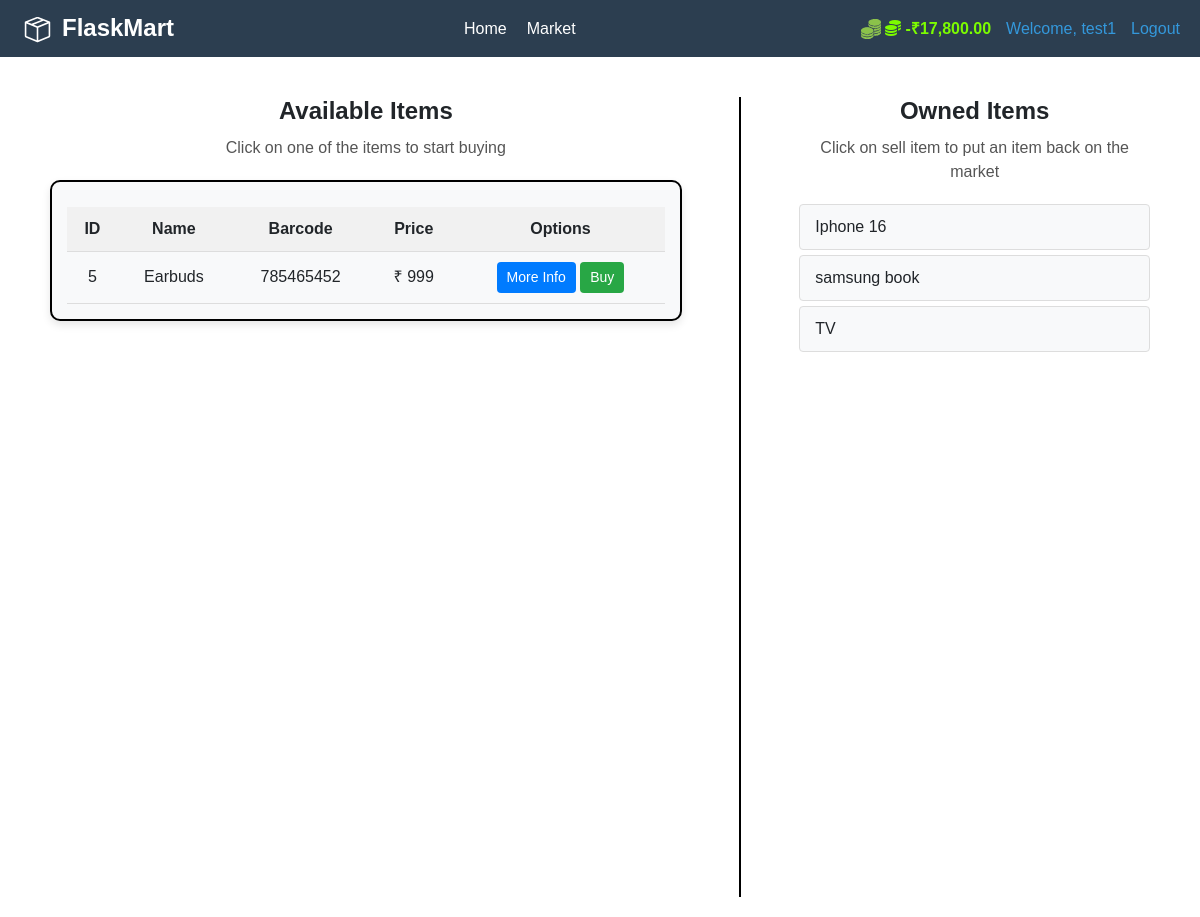
The page /market (signed in) on the database its author committed.
### market/models.py (models this page shows, shortened)
class User(db.Model,UserMixin):
    id = db.Column(db.Integer(),primary_key = True)
    username= db.Column(db.String(length = 12),nullable = False, unique = True)
    password_hash = db.Column(db.String(length = 60),nullable =False)
    email = db.Column(db.String(length = 50),nullable = False,unique = True)
    budget = db.Column(db.Integer, default = 1000)
    items = db.relationship('Item',backref='owned_user',lazy = True)
    @property
    def prettier_budget(self):
        return format_currency(self.budget,'INR', locale='en_IN',format=None)
    @property
    def password(self):
        return self.password

class Item(db.Model):
    id = db.Column(db.Integer(), primary_key = True)
    name = db.Column(db.String(length = 30), nullable = False)
    barcode = db.Column(db.String(length = 12), nullable = False, unique = True)
    price = db.Column(db.Integer(), nullable = False)
    description = db.Column(db.String(length = 1024), nullable = False)
    owner = db.Column(db.Integer(), db.ForeignKey('user.id'))

### market/routes.py (the view, shortened to what this page needs)
@app.route("/market", methods=['GET', 'POST'])
@login_required
def market_page():
    sell_form = SellItemForm()
    buy_form = BuyItemForm()
    items = Item.query.filter_by(owner=None).all()
    owned_items = Item.query.filter_by(owner=current_user.id).all()
    return render_template("market.html",items = items, buy_form= buy_form, owned_items = owned_items, sell_form = sell_form)

### market/models.py (called while the page is built)
@login_manager.user_loader
def load_user(user_id):
    return User.query.get(int(user_id))

### market/templates/market.html (shortened to what this page needs)
{% extends 'base.html' %}
{% block stylesheet %}
    <link rel="stylesheet" href="{{url_for('static',filename='css/market.css')}}">
{% endblock %}
{% block content %}
<div class="container market-container">
    <div class="row market-row">
        <div class="col-md-7 available-items-section">
            <h2 class="section-title">Available Items</h2>
            <p class="section-description">Click on one of the items to start buying</p>
            <div class="table-container">
                <table class="items-table">
                    <thead>
                        <tr>
                            <th>ID</th>
                            <th>Name</th>
                            <th>Barcode</th>
                            <th>Price</th>
                            <th>Options</th>
                        </tr>
                    </thead>
                    <tbody>
                        {% for item in items %}
                            <tr>
                                <td>{{ item.id }}</td>
                                <td>{{ item.name }}</td>
                                <td>{{ item.barcode }}</td>
                                <td>₹ {{ item.price }}</td>
                                <td>
                                    <button type="button" class="more-info-btn" data-toggle="modal" data-target="#Modal-MoreInfo-{{ item.id }}">More Info</button>
                                    <button type="button" class="buy-btn" data-toggle="modal" data-target="#Modal-PurchaseConfirm-{{ item.id }}">Buy</button>
                                </td>
                            </tr>
                        {% endfor %}
                    </tbody>
                </table>
            </div>
        </div>
        <div class="col-md-1 vertical-divider">
            <div class="divider-line"></div>
        </div>
        <div class="col-md-4 owned-items-section">
            <h2 class="section-title">Owned Items</h2>
            <p class="section-description">Click on sell item to put an item back on the market</p>
            <ul class="owned-items-list">
                {% for item in owned_items %}
                    <li class="list-group-item">{{ item.name }}</li>
                {% endfor %}
            </ul>
        </div>
    </div>
</div>
{% endblock %}

### market/templates/base.html (shortened to what this page needs)
<!DOCTYPE html>
<html lang="en">
<head>
    <link href="https://cdn.jsdelivr.net/npm/bootstrap@5.3.3/dist/css/bootstrap.min.css" rel="stylesheet">
    <link rel="stylesheet" href="{{url_for('static',filename='css/navbar.css')}}">
    {% block stylesheet %}
    {% endblock %}
</head>
<body>
    <nav class="navbar">
        <div class="navbar-container">
            <div class="logo">
                <a href="{{ url_for('home')}}"> <img src="{{url_for('static',filename='images/logo.svg')}}" height="35px" style="margin-right: 7px;">FlaskMart</a>
            </div>
            <ul class="nav-links">
                <li><a href="{{ url_for('home')}}">Home</a></li>
                <li><a href="{{ url_for('market_page')}}">Market</a></li>
            </ul>
            {% if current_user.is_authenticated %}
                <div class="auth-links">
                    <a style="color: lawngreen; font-weight: bold;">
                        <img src="{{url_for('static',filename='images/coin.svg')}}" height="20px">
                        <i class="fas fa-coins"></i>
                        {{current_user.prettier_budget }}
                    </a>
                    <a class="login">Welcome, {{ current_user.username }}</a>
                    <a href="{{ url_for('logout_page')}}" class="register">Logout</a>
                </div>
            {% else %}
                <div class="auth-links">
                    <a href="{{ url_for('login_page')}}" class="login">Login</a>
                    <a href="{{ url_for('register_page')}}" class="register">Register</a>
                </div>
            {% endif %}
        </div>
    </nav>
    {% block content %}
    {% endblock %}
</body>
</html>

### market/static/css/navbar.css (style rules this page uses)
body, html { margin: 0; padding: 0; box-sizing: border-box; font-family: Arial, sans-serif; }
.navbar { background-color: #2c3e50; color: #ffffff; display: flex; justify-content: space-between; align-items: center; padding: 10px 20px; }
.navbar-container { display: flex; width: 100%; justify-content: space-between; align-items: center; }
.logo a { color: #ffffff; text-decoration: none; font-size: 1.5rem; font-weight: bold; transition: color 0.3s ease-in-out; }
.nav-links { display: flex; list-style: none; margin: 0; padding: 0; }
.nav-links li { margin-left: 20px; }
.nav-links a { color: #ffffff; text-decoration: none; font-size: 1rem; position: relative; transition: color 0.3s ease-in-out; }
.nav-links a::after { content: ''; position: absolute; width: 0%; height: 2px; background-color: #f39c12; bottom: -3px; left: 0; transition: width 0.3s ease-in-out; }
.auth-links { display: flex; }
.auth-links a { margin-left: 15px; color: #3498db; text-decoration: none; font-size: 1rem; transition: color 0.3s ease-in-out, transform 0.3s ease-in-out; }

### market/static/css/market.css (style rules this page uses)
.market-container { padding: 20px; }
.market-row { display: flex; align-items: flex-start; margin-top: 20px; }
.vertical-divider { display: flex; justify-content: center; align-items: center; }
.vertical-divider .divider-line { width: 2px; background-color: #000; height: 100vh; }
.available-items-section { text-align: center; }
.section-title { font-weight: bold; font-size: 24px; margin-bottom: 10px; }
.section-description { font-size: 16px; color: #555; margin-bottom: 20px; }
.items-table { width: 100%; border-collapse: collapse; margin-top: 10px; }
.items-table th, .items-table td { text-align: center; padding: 10px; border-bottom: 1px solid #ddd; }
.items-table th { background-color: #f8f9fa; font-weight: bold; }
.more-info-btn, .buy-btn { padding: 5px 10px; font-size: 14px; border: none; border-radius: 4px; cursor: pointer; transition: background-color 0.3s ease; }
.more-info-btn { background-color: #007bff; color: white; }
.buy-btn { background-color: #28a745; color: white; }
.owned-items-section { text-align: center; }
.owned-items-list { list-style-type: none; padding: 0; margin-top: 20px; text-align: left; }
.owned-items-list .list-group-item { padding: 10px 15px; border: 1px solid #ddd; border-radius: 4px; margin-bottom: 5px; background-color: #f8f9fa; transition: background-color 0.3s ease; }
.table-container { border: 2px solid #000; border-radius: 10px; padding: 15px; background-color: #f8f9fa; box-shadow: 0 4px 8px rgba(0, 0, 0, 0.1); margin-top: 20px; }
.items-table { width: 100%; border-collapse: collapse; }
.items-table th { background-color: #f1f1f1; font-weight: bold; }

### rows shown on the page
User: prettier_budget "-₹17,800.00", username "test1"
Item: id "5", name "Earbuds", barcode "785465452", price "999"
Item: name "Iphone 16"
Item: name "samsung book"
Item: name "TV"
